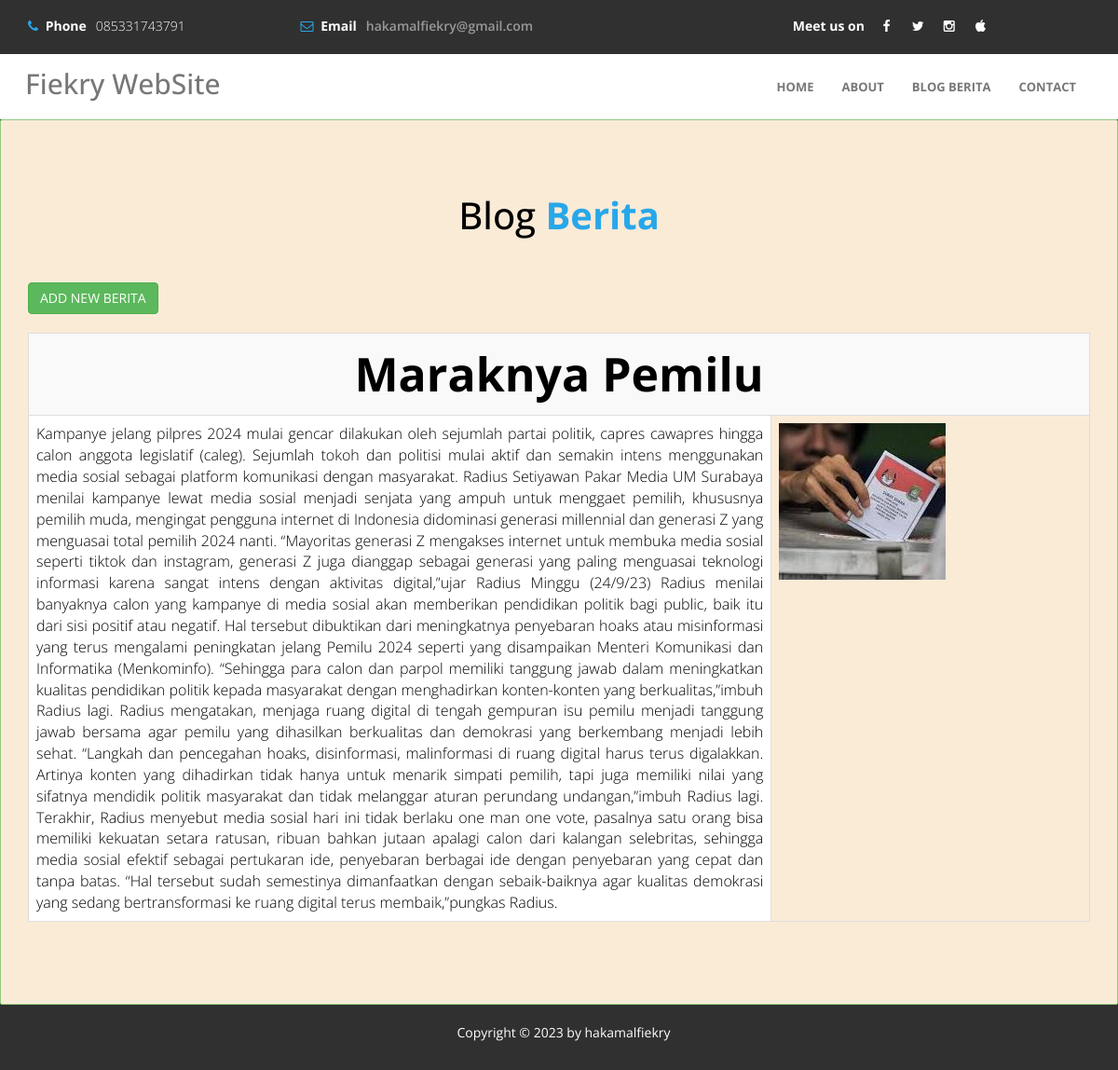
/berita/, run on the app's committed database.
### fikriApp/models.py (models this page shows, shortened)
class Berita(models.Model):
    nama_berita = models.CharField(max_length=10)
    text_berita = models.TextField()
    gambar_berita = models.ImageField()

### fikriApp/views.py (the view)
# urls.py: path('berita/', views.berita, name='berita'),
def berita(request):
    berita = Berita.objects.all()
    context = {
        "berita" : berita
    }
    return render(request, 'berita.html', context)

### fikriApp/templates/berita.html (shortened to what this page needs)
{% load static %}
<!DOCTYPE html>
<html lang="en">
	<head>
		<link rel="stylesheet" href="{% static 'css/animate.min.css' %}">
		<link rel="stylesheet" href="{% static 'css/bootstrap.min.css' %}">
		<link rel="stylesheet" href="{% static 'css/font-awesome.min.css' %}">
		<link rel="stylesheet" href="{% static 'css/templatemo-style.css' %}">
	</head>
	<body id="top">
        <header>
            <div class="container">
                <div class="row">
                    <div class="col-md-3 col-sm-4 col-xs-12">
                        <p><i class="fa fa-phone"></i><span> Phone</span>085331743791</p>
                    </div>
                    <div class="col-md-3 col-sm-4 col-xs-12">
                        <p><i class="fa fa-envelope-o"></i><span> Email</span><a href="#">hakamalfiekry@gmail.com</a></p>
                    </div>
                    <div class="col-md-5 col-sm-4 col-xs-12">
                        <ul class="social-icon">
                            <li><span>Meet us on</span></li>
                            <li><a href="#" class="fa fa-facebook"></a></li>
                            <li><a href="#" class="fa fa-twitter"></a></li>
                            <li><a href="#" class="fa fa-instagram"></a></li>
                            <li><a href="#" class="fa fa-apple"></a></li>
                        </ul>
                    </div>
                </div>
            </div>
        </header>
		<nav class="navbar navbar-default templatemo-nav" role="navigation">
			<div class="container">
				<div class="navbar-header">
					<a href="#" class="navbar-brand">Fiekry WebSite</a>
				</div>
				<div class="collapse navbar-collapse">
					<ul class="nav navbar-nav navbar-right">
						<li><a href="index/">HOME</a></li>
						<li><a href="about/">ABOUT</a></li>
						<li><a href="berita/">BLOG BERITA</a></li>
						<li><a href="contact/">CONTACT</a></li>
					</ul>
				</div>
			</div>
		</nav>
		<section id="about">
			<div class="container">
				<div class="row">
					<div class="col-md-12">
    					<h2 class="wow bounceIn" data-wow-offset="50" data-wow-delay="0.3s">Blog <span>Berita</span>
						</h2>
						<div>
							<a href="/addberita" class="btn btn-success ">ADD NEW BERITA</a>
						</div>
                        <table class="table table-bordered table-striped m-4">
                                {% for berita in berita %}
                              <tr>
                                <th style="text-align: center; font-size: 50px;" colspan="2">{{ berita.nama_berita }}</th>
                              </tr>
							<tr style="padding: 40px ; ">
								<td bgcolor='white' width="70%" style="text-align: justify; font-size: medium; ">{{ berita.text_berita }} </td>
								<td><img src="{{ berita.gambar_berita }}" alt="tt"> </td>
							</tr>
                          {% endfor %}
                          </table>
    				</div>
					</div>
				</div>
		</section>
        <footer id="copyright">
            <div class="container">
                <div class="row">
                    <div class="col-md-12 text-center">
                        <p class="wow bounceIn" data-wow-offset="50" data-wow-delay="0.3s">
                       	Copyright &copy; 2023 by hakamalfiekry</p>
                    </div>
                </div>
            </div>
        </footer>
	</body>
</html>

### fikriApp/static/css/templatemo-style.css (style rules this page uses)
body { background: #303030; color: #ffffff; font-family: 'Open Sans', sans-serif; font-weight: 300; overflow-x: hidden; }
a { color: #47C6F8; }
h2 { text-align: center; font-size: 40px; padding-bottom: 40px; }
h2 span { color: #28a7e9; font-weight: bold; }
#about, #team, #service, #portfolio, #contact { padding-top: 60px; padding-bottom: 40px; }
header { min-height: 20px; padding-top: 18px; padding-bottom: 10px; }
header .fa { color: #28a7e9; }
header span { font-weight: bold; padding-right: 10px; padding-left: 4px; }
header a { color: #999; font-weight: 600; }
header .social-icon { text-align: right; }
header .social-icon li a { border: none; width: 20px; height: 20px; line-height: 20px; text-align: center; }
.navbar-default { background: #fff; border: none; box-shadow: none; margin: 0 !important; }
.navbar-default .navbar-brand { font-weight: 500; font-size: 30px; height: 70px; line-height: 40px; padding: 12px 0px 0px 12px; }
.navbar-default .navbar-nav li a { font-weight: bold; font-size: 13px; height: 70px; line-height: 40px; }
.templatemo-nav { border-radius: 0; width: 100%; z-index: 1000; }
#about { min-height: 950px; height: 100%; background-color: antiquewhite; border: 1px solid #8fcc7d; border-radius: 2px; color: black; }
#copyright { padding: 20px; }
#copyright p { font-weight: 400; }
.social-icon { position: relative; padding: 0; margin: 0; }
.social-icon li { display: inline-block; list-style: none; }
.social-icon li a { border: 1px solid #fff; border-radius: 2px; color: #fff; width: 40px; height: 40px; line-height: 40px; text-align: center; text-decoration: none; -webkit-transition: all 0.4s ease-in-out; transition: all 0.4s ease-in-out; margin-right: 10px; }

### data on the page
Berita: nama_berita "Maraknya Pemilu", text_berita "Kampanye jelang pilpres 2024 mulai gencar dilakukan oleh sejumlah partai politik, capres cawapres hingga calon anggota legislatif (caleg). Sejumlah tokoh dan politisi mulai aktif dan semakin intens menggunakan media sosial sebagai platform komunikasi dengan masyarakat. Radius Setiyawan Pakar Media UM Surabaya menilai kampanye lewat media sosial menjadi senjata yang ampuh untuk menggaet pemilih, khususnya pemilih muda, mengingat pengguna internet di Indonesia didominasi generasi millennial dan generasi Z yang menguasai total pemilih 2024 nanti. “Mayoritas generasi Z mengakses internet untuk membuka media sosial seperti tiktok dan instagram, generasi Z juga dianggap sebagai generasi yang…", gambar_berita (picture)
